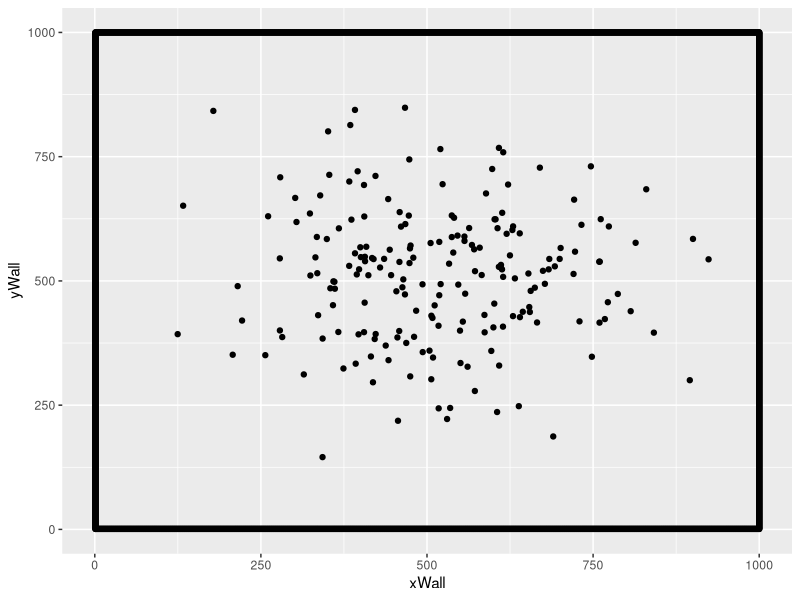
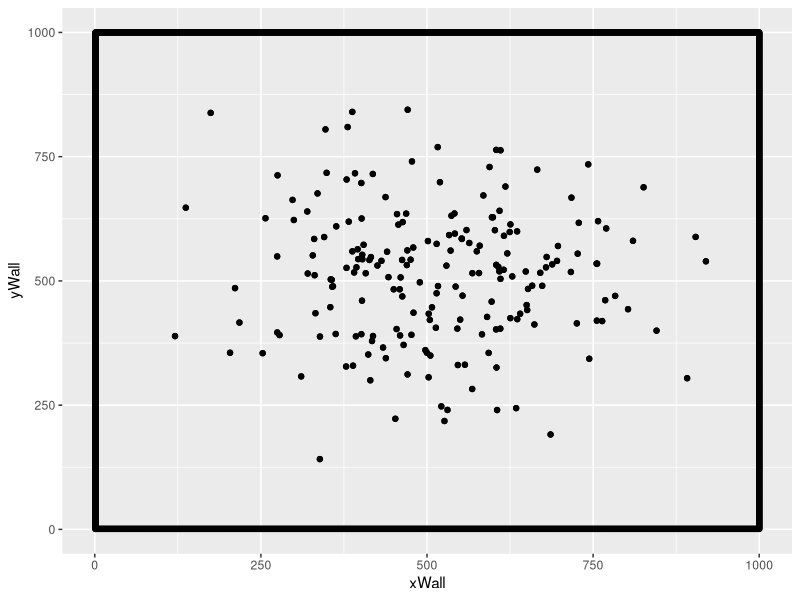

R code for these plots, in order:
# Author: Gabriel Dell'Accio
# The following is a 2D variant of the Reynolds Boid model.

# LIBRARIES:
library(ggplot2)

# ARENA PARAMETERS:
# Set if equal height and width
size <- 1000.0

centerCor <- rep(size/2, 2)

xVal <- size
yVal <- size

nIndividuals <- 200 
swarmCohesion <- 0.5
swarmAvoidance <- 0.5
baseMovementRate <- 4
densitySensitivity <- 10
spatialDistribution <- 100
thetaDistribution <- 50

# GENERATING AN ARENA
create.arena <- function(xLength, yLength) {
  xLimit <- xLength 
  yLimit <- yLength
  
  arena.Data <<- data.frame(
    yWall = rep(1,yLimit),
    xWall = c(1:xLimit),
    xNorthWall = c(1:xLimit),
    yNorthWall = rep(yLimit,yLimit)
  )

  arena <- ggplot(data = arena.Data, aes(x=xWall,y=yWall))
  # Arena Borders
  arena <- arena + geom_point() +  ylim(1,yLimit) + xlim(1,xLimit) + geom_point(aes(xNorthWall,yNorthWall)) + geom_point(aes(rep(1,xLimit),c(1:yLimit))) + geom_point(aes(rep(xLimit,xLimit),c(1:yLimit)))

  return(arena)
}
arenaSim <- create.arena(xVal, yVal)

# INITIALIZE THE SWARM POPULATION
initialize.swarm <- function(cohesion, avoidance, spatial.distribution.factor, theta.distribution.factor ,coordinateLocation) {
    arena.Data$index <<- c(1:nIndividuals)
    arena.Data$swarm.cohesion <<- rep(swarmCohesion,nIndividuals)
    arena.Data$swarm.avoidance <<- rep(swarmAvoidance,nIndividuals)
    arena.Data$xPosition <<- rep(NA, xVal)
    arena.Data$yPosition <<- rep(NA, yVal)
    arena.Data$theta <<- rep(NA, xVal)
  
  for(var in 1:nIndividuals) {
    arena.Data$xPosition[var] <<- rnorm(1, mean=coordinateLocation[1], sd=spatial.distribution.factor + 50)
    arena.Data$yPosition[var] <<- rnorm(1, mean=coordinateLocation[2], sd=spatial.distribution.factor + 50)
    arena.Data$theta[var] <<- rnorm(1, mean = 180, sd= theta.distribution.factor + 5)
  }
}

# Display the swarm in the 2D arena.
initialize.swarm(swarmCohesion, swarmAvoidance, spatialDistribution, thetaDistribution, centerCor)

display.swarm <- function() {
  return(arenaSim + geom_point(aes(arena.Data$xPosition, arena.Data$yPosition)))
}

arenaSim <- display.swarm()
arenaSim


determine.density <- function(senseHeight, senseWidth, locationX, locationY) {

  nTotalPositions <- ((senseHeight * senseWidth) * 4)

  startX <- locationX - senseWidth
  # print(paste("Start x: ", startX))

  endX <- locationX + senseWidth
  # print(paste("End x: ", endX))

  startY <- locationY - senseHeight
  endY <- locationY + senseHeight

  numberOfIndividualsPresent <- 0


  count <- 1
  for(indOne in 1:nIndividuals) {

    if((arena.Data$xPosition[count] <= endX) && (arena.Data$xPosition[count] >= startX)) {

      # print(paste("xposition: ", arena.Data$xPosition[count]))

      if((arena.Data$yPosition[count] <= endY) && (arena.Data$yPosition[count] >= startY)) {
        numberOfIndividualsPresent <- numberOfIndividualsPresent + 1
      }
    }

    count <- count + 1
  }

  # print(paste("Number of indviduals in space: ", numberOfIndividualsPresent))
  # print(paste("total positions: ", nTotalPositions))
  finalDensity <- (numberOfIndividualsPresent / nTotalPositions) 
  return(finalDensity)

}


# Determines the density value for each agent in the swarm.
find.Neighbors <- function() {
  count <- 1
  for (var in 1:nIndividuals) {
    result <- determine.density(densitySensitivity,densitySensitivity,arena.Data$xPosition[count], arena.Data$yPosition[count])
    print(result)
    arena.Data$Density[count] <<- result 
    count <- count + 1
  }
}
find.Neighbors()

meanDensity <- (sum(arena.Data$Density) / nIndividuals ) 
sdDensity <- (sd(arena.Data$Density)) 


sdDistance <- function(value, mean, sd) {
  temp <- abs(mean - value) %/% sd
  return(temp)
}


determine.density.distance <- function(mean, sd) {
 for (var in 1:nIndividuals){
   arena.Data$DensityDistance[var] <<- sdDistance(arena.Data$Density[var], mean, sd)

 }
}

determine.density.distance(meanDensity, sdDensity)




determineThetaDirection <- function(currentTheta) {
  if ((currentTheta > 0) && (currentTheta < 90)) {
    xDir <- 1
    yDir <- -1
    # REGION 1
    # Down to the right, so y is decreasing, x is increasing.
  } else if((currentTheta > 89) && (currentTheta < 91)) {
    xDir <- 0
    yDir <- -1
    # DOWN
    # Downwards, so y is decreasing, x stays the same.
  } else if((currentTheta > 91)  && (currentTheta < 179)) {
    xDir <- -1
    yDir <- -1
    # REGION 2
    # Down to the left, so y is decreasing, x is decreasing.
  } else if((currentTheta > 179.0) && (currentTheta < 181.00)) {
    xDir <- -1
    yDir <- 0
    # LEFT
    # To the left, so y is staying the same, x is decreasing.
  } else if((currentTheta > 181.0) && (currentTheta < 269.0)) {
    xDir <- -1
    yDir <- 1
    # REGION 3
    # Upwards to the left, so Y is increasing, x is decreasing
  } else if((currentTheta > 269.0) && (currentTheta < 271.0)) {
    xDir <- 0
    yDir <- 1
    # UP
    # Upwards, so x is staying the same, y is increasing
  } else if(currentTheta > 271) {
    xDir <- 1
    yDir <- 1
    # REGION 4
    # Upwards to the right, so x is increaing, y is increasing
  } else if(currentTheta >= 359.0 && currentTheta <= 360) {
    xDir <- 1
    yDir <- 0
  }

  result <- c(xDir,yDir)

  return(result)
}


step.swarm <- function() {
  
  for (var in 1:nIndividuals) {

    dirMult <- determineThetaDirection(arena.Data$theta[var])

    arena.Data$xPosition[var] <<- (dirMult[1] * baseMovementRate) + arena.Data$xPosition[var]
    arena.Data$yPosition[var] <<- (dirMult[2] * baseMovementRate)  + arena.Data$yPosition[var]
  }
  
  arenaSim <- display.swarm()
  arenaSim

}


step.swarm()

# This function runs a step of the simulation in which:
  # - Each agent asses how close it is to other agents 
  # - Each agent determines where it will move next
# step.swarm <- function() {

#   # temp.Data <- data.frame(
#   #   index <- c(1:nIndividuals),
#   #   nextX <- rep(0,nIndividuals),
#   #   nextY <- rep(0,nIndividuals),
#   #   nextTheta <- rep(0, nIndividuals)
#   # )


# }

# BEHAVIOR PRIMITIVES:

# # HEATMAP GENERATION
# # Assign a value to a location given how far away it is from the center. The farther the smaller the value.
# assign.location.value <- function(center, currentLocation, distribution.type) {
#   rowDiff <- abs(center[1] - currentLocation[1])
#   columnDiff <- abs(center[2] - currentLocation[2])
#   totalDifference <- rowDiff + columnDiff
#   scaledDifference <- 1 - (distribution.type(totalDifference)/distribution.type(center[1] * 2))
#   return(scaledDifference)
# }
# # Distribution of values around the center of the arena.
# value.distribution <- function(x) {
#   return(x^2)
# }
# # Generate heat map 
# create.heatmap <- function(arena.length, arena.width) {
#   centerArena <- c(arena.length/2, arena.width/2)
#   arena.heat.map <- matrix(nrow = arena.length, ncol = arena.width)
#   for(i in 1:arena.length) {
#     for(j in 1:arena.width) {
#       currentIndex <- c(i,j)
#       arena.heat.map[i,j] <- assign.location.value(centerArena, currentIndex, value.distribution)
#     }
#   }
#   return(arena.heat.map)
# }
# heat.map <- create.heatmap(xVal,yVal)
